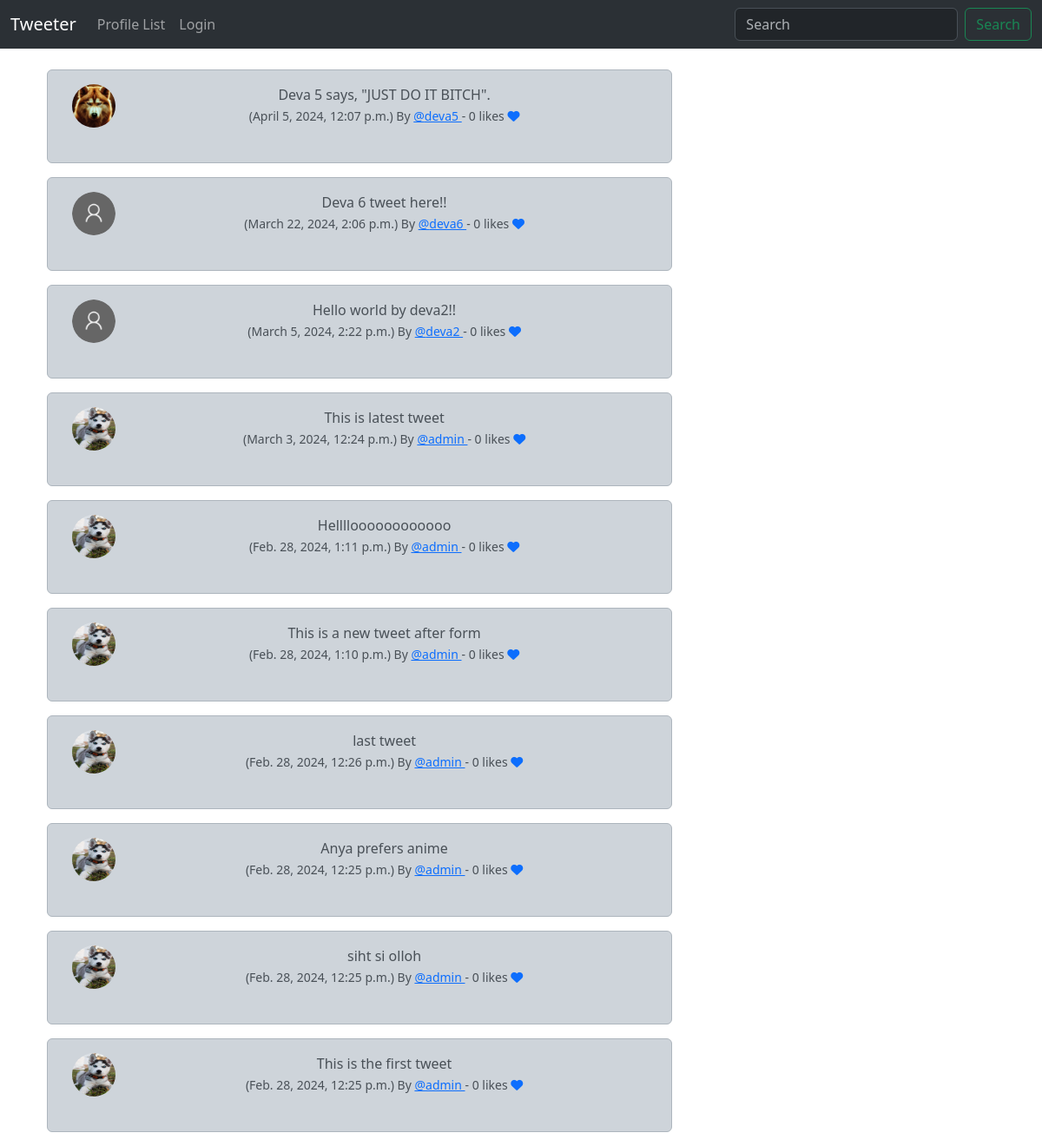
/, run on an earlier commit of the app's database.
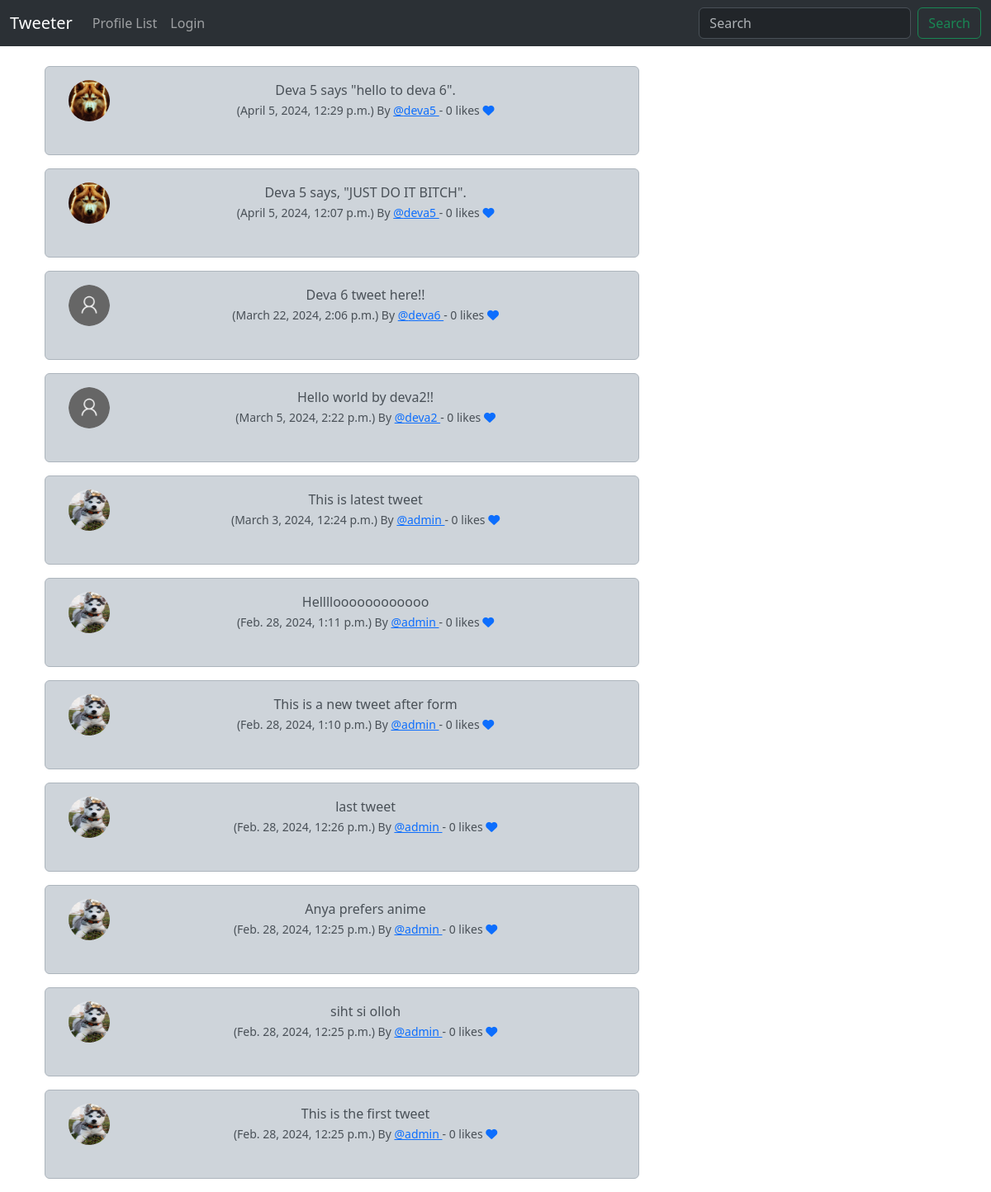
And on a later commit of the database.
### musker/models.py (models this page shows, shortened)
class Tweet(models.Model):
    user = models.ForeignKey(User, on_delete=models.DO_NOTHING, related_name="tweets")
    body = models.CharField(max_length=280)
    created_at = models.DateTimeField(auto_now_add=True)
    likes = models.ManyToManyField(User,blank=True)
    def number_of_likes(self):
        return self.likes.count()

class Profile(models.Model):
    user = models.OneToOneField(User, on_delete=models.CASCADE)
    follows = models.ManyToManyField(
        "self", related_name="followed_by", symmetrical=False, blank=True
    )
    profile_image = models.ImageField(null=True,blank=True,upload_to='images/')
    date_modified = models.DateTimeField(User, auto_now=True, auto_now_add=False)

### musker/views.py (the view)
# urls.py: path('',views.home,name='home'),
def home(request):
    if request.user.is_authenticated:
        form = TweetForm(request.POST or None)
        if request.method == "POST":
            if form.is_valid():
                tweet = form.save(commit=False)
                tweet.user = request.user
                tweet.save()
                messages.success(request,"Message has been sent successfully")
                return redirect("home")
        tweets = Tweet.objects.all().order_by("-created_at")
        return render(request,'index.html',{"tweets":tweets,"form":form})
    else:
        tweets = Tweet.objects.all().order_by("-created_at")
        return render(request,'index.html',{"tweets":tweets})

### templates/index.html (shortened to what this page needs)
{% extends "base.html" %}
{% load static %}
{% block container %}
    <div class="container text-center">
        <div class="row">
            <div class="col-8">
                {% for tweet in tweets %}
                <div class="alert alert-dark" role="alert">
                    <div class="container">
                        <div class="row">
                            <div class="col-1">
                                {% if tweet.user.profile.profile_image %}
                                    <img src="{{tweet.user.profile.profile_image.url}}" width="50" height="50" class="rounded-circle"  alt="{{my_profile.user.username}}">
                                {% else %}
                                    <img src="{% static 'images/user_img.png' %}" width="50" height="50" class="rounded-circle"  alt="{{tweet.user.user.username}}">
                                {% endif %}
                            </div>
                            <div class="col-11">
                                {{tweet.body}} <br>
                                <small>
                                    ({{tweet.created_at}}) By <a href="{% url 'profile' tweet.user.id %}"> @{{tweet.user.username}} </a> - {{tweet.number_of_likes}} likes
                                    {% if user in tweet.likes.all %}
                                        <a href="{% url 'tweet_likes' tweet.id%}">
                                            <i class="fa fa-heart-o"></i>
                                        </a>
                                    {% else %}
                                        <a href="{% url 'tweet_likes' tweet.id%}">
                                            <i class="fa-solid fa-heart"></i>
                                        </a>
                                    {% endif %}
                                </small>
                            </div><br><br>
                        </div>
                    </div> <br />
                </div>
                {% endfor %}
            </div>
        </div>
{% endblock container %}

What changed in the data, as far as the page shows it:
added Tweet: user.profile.profile_image (picture), body "Deva 5 says \"hello to deva 6\".", created_at "April 5, 2024, 12:29 p.m.", user.username "deva5", number_of_likes "0"
